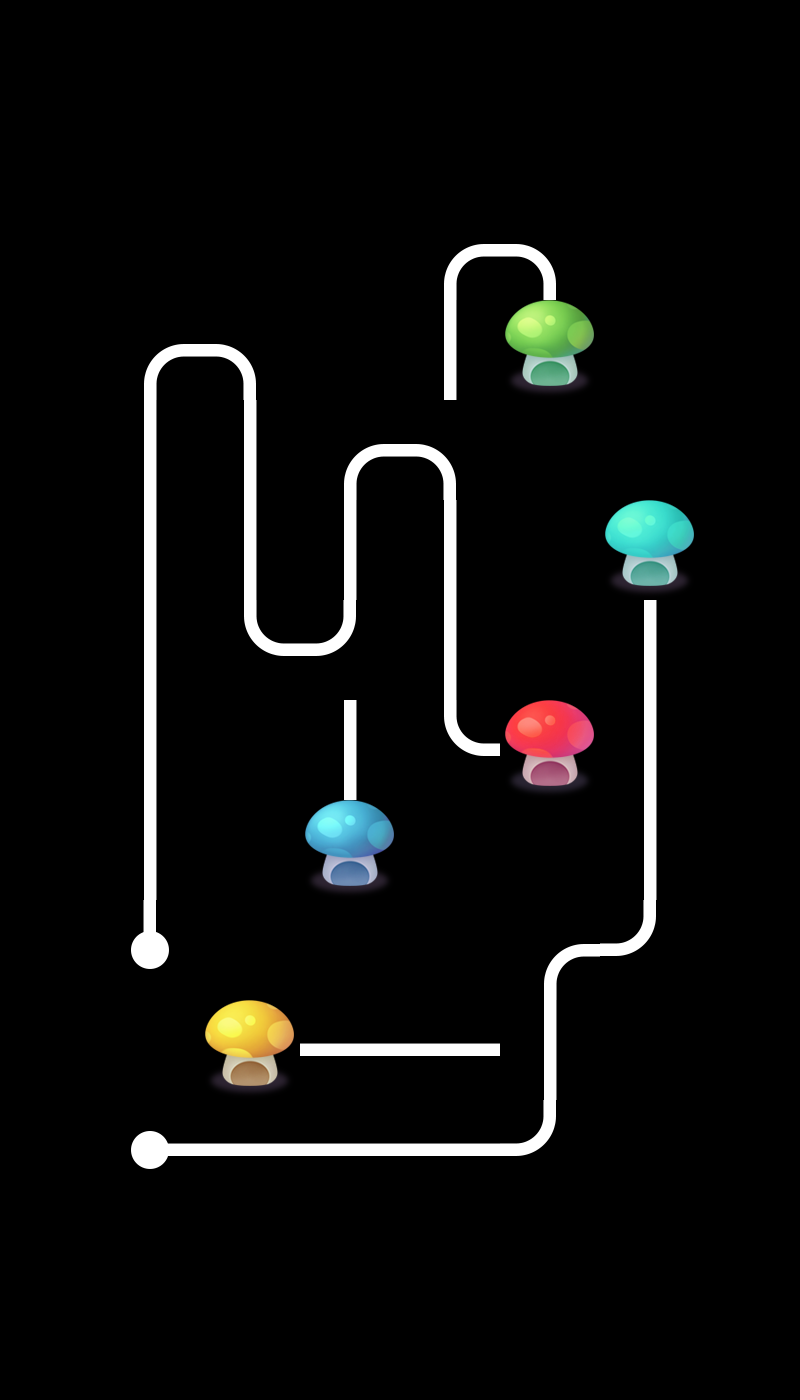

A 2D game scene composited from a Tiled map and its tileset images. What follows is a short description and the map's XML, with each tile layer's data collapsed to a summary:
An orthogonal 8x14 tile map with 100x100 px tiles, 2 tile layers (layer0, layer1), 2 tilesets and 3 objects.

<map version="1.0" orientation="orthogonal" renderorder="right-down" width="8" height="14" tilewidth="100" tileheight="100" nextobjectid="4">
 <tileset firstgid="1" name="tiled" tilewidth="100" tileheight="100">
  <image source="tiled.png" width="500" height="400" />
 </tileset>
 <tileset firstgid="21" name="tiled" tilewidth="100" tileheight="100">
  <image source="tiled.png" width="500" height="400" />
 </tileset>
 <layer name="layer0" width="8" height="14">
  <data>[112 cells, 25 non-empty, 9 distinct tile ids]</data>
 </layer>
 <layer name="layer1" width="8" height="14">
  <data>[112 cells, 15 non-empty, 7 distinct tile ids]</data>
 </layer>
 <objectgroup name="object1">
  <object id="1" x="312.121" y="618.182" width="51.5152" height="54.5455">
   <properties>
    <property name="id" value="0" />
   </properties>
  </object>
  <object id="2" x="418.182" y="424.242" width="51.5152" height="54.5455">
   <properties>
    <property name="id" value="1" />
   </properties>
  </object>
  <object id="3" x="515.152" y="1021.21" width="57.5758" height="45.4545">
   <properties>
    <property name="id" value="2" />
   </properties>
  </object>
 </objectgroup>
</map>
